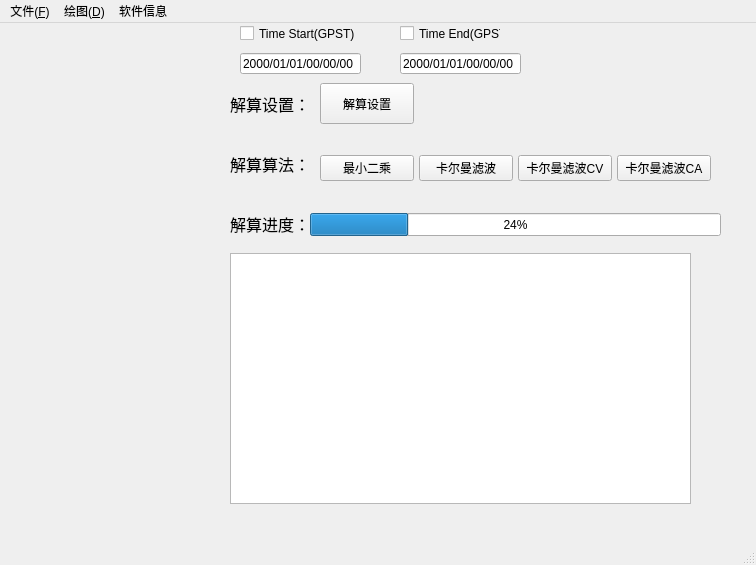
<?xml version="1.0" encoding="UTF-8"?>
<ui version="4.0">
 <class>MainWindow</class>
 <widget class="QMainWindow" name="MainWindow">
  <property name="geometry">
   <rect>
    <x>0</x>
    <y>0</y>
    <width>756</width>
    <height>565</height>
   </rect>
  </property>
  <property name="windowTitle">
   <string>MainWindow</string>
  </property>
  <widget class="QWidget" name="centralwidget">
   <widget class="QLabel" name="label">
    <property name="geometry">
     <rect>
      <x>230</x>
      <y>120</y>
      <width>91</width>
      <height>41</height>
     </rect>
    </property>
    <property name="font">
     <font>
      <family>黑体</family>
      <pointsize>12</pointsize>
     </font>
    </property>
    <property name="text">
     <string>解算算法：</string>
    </property>
   </widget>
   <widget class="QLineEdit" name="lineEdit">
    <property name="geometry">
     <rect>
      <x>240</x>
      <y>30</y>
      <width>121</width>
      <height>21</height>
     </rect>
    </property>
    <property name="text">
     <string>2000/01/01/00/00/00</string>
    </property>
   </widget>
   <widget class="QTextBrowser" name="textBrowser">
    <property name="geometry">
     <rect>
      <x>230</x>
      <y>230</y>
      <width>461</width>
      <height>251</height>
     </rect>
    </property>
   </widget>
   <widget class="QWidget" name="layoutWidget">
    <property name="geometry">
     <rect>
      <x>320</x>
      <y>110</y>
      <width>391</width>
      <height>71</height>
     </rect>
    </property>
    <layout class="QHBoxLayout" name="horizontalLayout_2" stretch="0,0,0,0">
     <property name="spacing">
      <number>5</number>
     </property>
     <property name="sizeConstraint">
      <enum>QLayout::SetDefaultConstraint</enum>
     </property>
     <property name="leftMargin">
      <number>0</number>
     </property>
     <property name="bottomMargin">
      <number>0</number>
     </property>
     <item>
      <widget class="QPushButton" name="LSM_Button">
       <property name="minimumSize">
        <size>
         <width>0</width>
         <height>0</height>
        </size>
       </property>
       <property name="sizeIncrement">
        <size>
         <width>0</width>
         <height>2</height>
        </size>
       </property>
       <property name="baseSize">
        <size>
         <width>0</width>
         <height>2</height>
        </size>
       </property>
       <property name="text">
        <string>最小二乘</string>
       </property>
      </widget>
     </item>
     <item>
      <widget class="QPushButton" name="KALMAN_Button">
       <property name="minimumSize">
        <size>
         <width>0</width>
         <height>0</height>
        </size>
       </property>
       <property name="sizeIncrement">
        <size>
         <width>0</width>
         <height>2</height>
        </size>
       </property>
       <property name="baseSize">
        <size>
         <width>0</width>
         <height>2</height>
        </size>
       </property>
       <property name="text">
        <string>卡尔曼滤波</string>
       </property>
      </widget>
     </item>
     <item>
      <widget class="QPushButton" name="KALMANCVButton">
       <property name="minimumSize">
        <size>
         <width>0</width>
         <height>0</height>
        </size>
       </property>
       <property name="sizeIncrement">
        <size>
         <width>0</width>
         <height>2</height>
        </size>
       </property>
       <property name="baseSize">
        <size>
         <width>0</width>
         <height>2</height>
        </size>
       </property>
       <property name="text">
        <string>卡尔曼滤波CV</string>
       </property>
      </widget>
     </item>
     <item>
      <widget class="QPushButton" name="KALMANCAButton">
       <property name="minimumSize">
        <size>
         <width>0</width>
         <height>0</height>
        </size>
       </property>
       <property name="sizeIncrement">
        <size>
         <width>0</width>
         <height>2</height>
        </size>
       </property>
       <property name="baseSize">
        <size>
         <width>0</width>
         <height>2</height>
        </size>
       </property>
       <property name="text">
        <string>卡尔曼滤波CA</string>
       </property>
      </widget>
     </item>
    </layout>
   </widget>
   <widget class="QLabel" name="showimage">
    <property name="geometry">
     <rect>
      <x>20</x>
      <y>10</y>
      <width>201</width>
      <height>471</height>
     </rect>
    </property>
    <property name="text">
     <string/>
    </property>
    <property name="pixmap">
     <pixmap resource="_resource.qrc">:/new/lingmeng.jpg</pixmap>
    </property>
    <property name="scaledContents">
     <bool>true</bool>
    </property>
   </widget>
   <widget class="QProgressBar" name="progressBar">
    <property name="geometry">
     <rect>
      <x>310</x>
      <y>190</y>
      <width>411</width>
      <height>23</height>
     </rect>
    </property>
    <property name="value">
     <number>24</number>
    </property>
   </widget>
   <widget class="QCheckBox" name="checkBox">
    <property name="geometry">
     <rect>
      <x>240</x>
      <y>0</y>
      <width>121</width>
      <height>21</height>
     </rect>
    </property>
    <property name="text">
     <string>Time Start(GPST)</string>
    </property>
   </widget>
   <widget class="QCheckBox" name="checkBox_2">
    <property name="geometry">
     <rect>
      <x>400</x>
      <y>0</y>
      <width>101</width>
      <height>21</height>
     </rect>
    </property>
    <property name="text">
     <string>Time End(GPST)</string>
    </property>
   </widget>
   <widget class="QLineEdit" name="lineEdit_2">
    <property name="geometry">
     <rect>
      <x>400</x>
      <y>30</y>
      <width>121</width>
      <height>21</height>
     </rect>
    </property>
    <property name="text">
     <string>2000/01/01/00/00/00</string>
    </property>
   </widget>
   <widget class="QLabel" name="label_2">
    <property name="geometry">
     <rect>
      <x>230</x>
      <y>60</y>
      <width>91</width>
      <height>41</height>
     </rect>
    </property>
    <property name="font">
     <font>
      <family>黑体</family>
      <pointsize>12</pointsize>
     </font>
    </property>
    <property name="text">
     <string>解算设置：</string>
    </property>
   </widget>
   <widget class="QLabel" name="label_3">
    <property name="geometry">
     <rect>
      <x>230</x>
      <y>180</y>
      <width>91</width>
      <height>41</height>
     </rect>
    </property>
    <property name="font">
     <font>
      <family>黑体</family>
      <pointsize>12</pointsize>
     </font>
    </property>
    <property name="text">
     <string>解算进度：</string>
    </property>
   </widget>
   <widget class="QPushButton" name="Config_Button">
    <property name="geometry">
     <rect>
      <x>320</x>
      <y>60</y>
      <width>94</width>
      <height>41</height>
     </rect>
    </property>
    <property name="minimumSize">
     <size>
      <width>0</width>
      <height>0</height>
     </size>
    </property>
    <property name="sizeIncrement">
     <size>
      <width>0</width>
      <height>2</height>
     </size>
    </property>
    <property name="baseSize">
     <size>
      <width>0</width>
      <height>2</height>
     </size>
    </property>
    <property name="text">
     <string>解算设置</string>
    </property>
   </widget>
  </widget>
  <widget class="QMenuBar" name="menubar">
   <property name="geometry">
    <rect>
     <x>0</x>
     <y>0</y>
     <width>756</width>
     <height>23</height>
    </rect>
   </property>
   <widget class="QMenu" name="menu">
    <property name="title">
     <string>文件(&amp;F)</string>
    </property>
    <addaction name="daoru_O"/>
    <addaction name="daoru_P"/>
    <addaction name="separator"/>
    <addaction name="baocun"/>
    <addaction name="guanbi"/>
   </widget>
   <widget class="QMenu" name="menu_2">
    <property name="title">
     <string>软件信息</string>
    </property>
    <addaction name="action_2"/>
   </widget>
   <widget class="QMenu" name="menu_D">
    <property name="title">
     <string>绘图(&amp;D)</string>
    </property>
    <addaction name="Draw_X"/>
    <addaction name="Draw_Y"/>
    <addaction name="Draw_Z"/>
    <addaction name="Draw_X_Y"/>
   </widget>
   <addaction name="menu"/>
   <addaction name="menu_D"/>
   <addaction name="menu_2"/>
  </widget>
  <widget class="QStatusBar" name="statusbar"/>
  <action name="daoru_O">
   <property name="text">
    <string>导入O文件(&amp;O)</string>
   </property>
  </action>
  <action name="baocun">
   <property name="text">
    <string>保存文件(&amp;S)</string>
   </property>
  </action>
  <action name="guanbi">
   <property name="text">
    <string>关闭程序(&amp;C)</string>
   </property>
  </action>
  <action name="action_2">
   <property name="text">
    <string>软件信息</string>
   </property>
  </action>
  <action name="Draw_X">
   <property name="text">
    <string>绘制X坐标图</string>
   </property>
  </action>
  <action name="Draw_Y">
   <property name="text">
    <string>绘制Y坐标图</string>
   </property>
  </action>
  <action name="Draw_Z">
   <property name="text">
    <string>绘制Z坐标图</string>
   </property>
  </action>
  <action name="daoru_P">
   <property name="text">
    <string>导入P文件(&amp;P)</string>
   </property>
  </action>
  <action name="Draw_X_Y">
   <property name="text">
    <string>绘制X-Y图</string>
   </property>
  </action>
 </widget>
 <resources>
  <include location="_resource.qrc"/>
 </resources>
 <connections/>
</ui>
